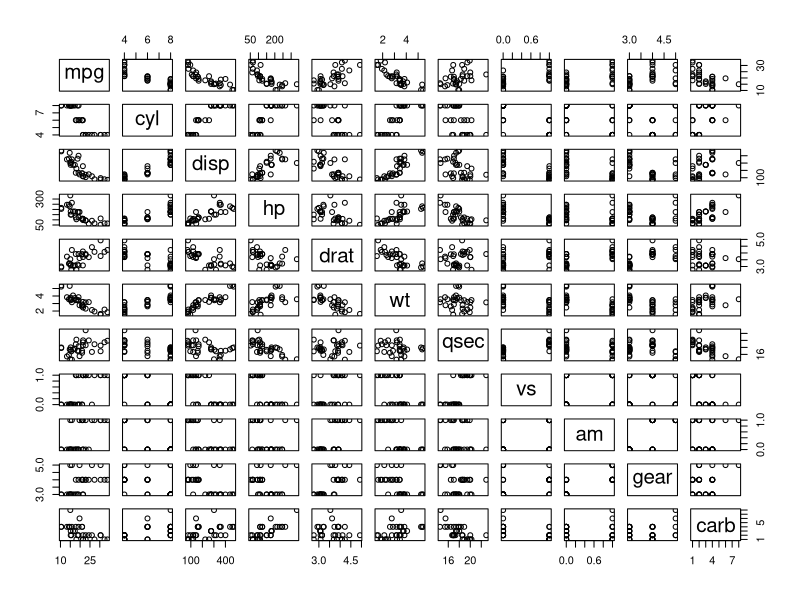
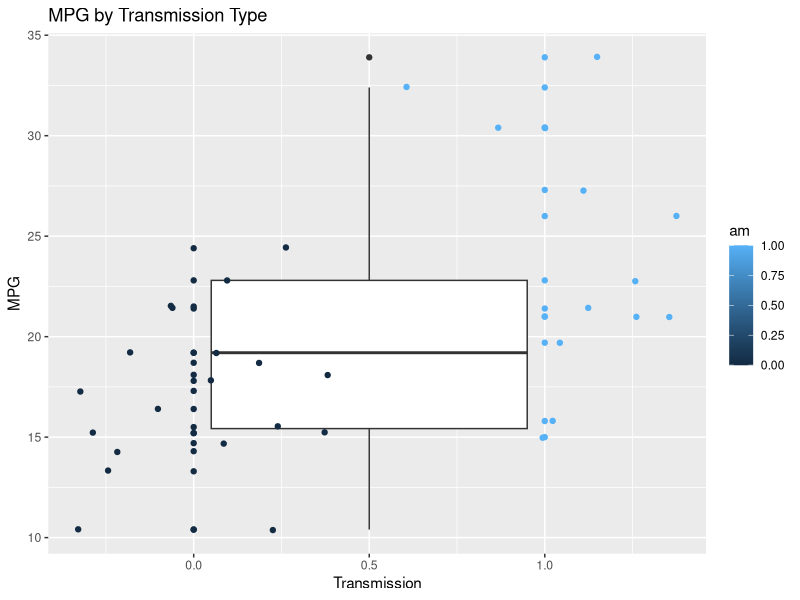
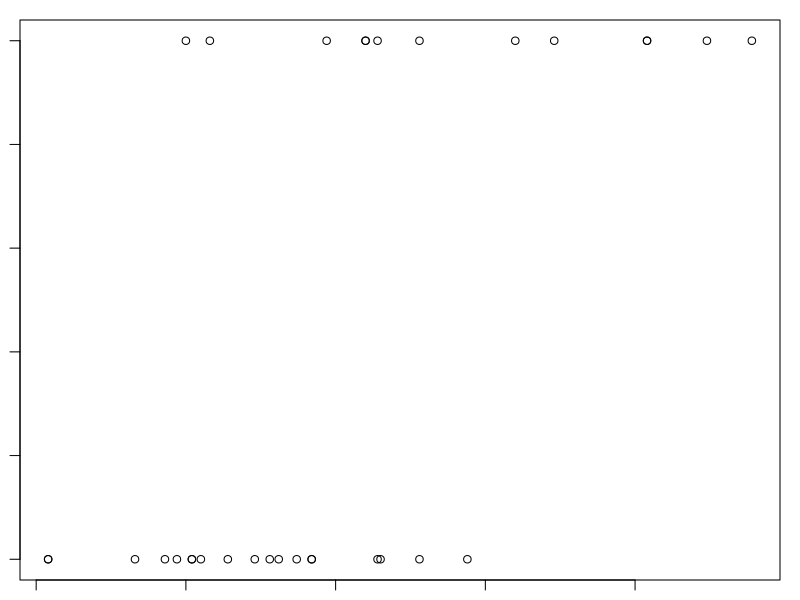
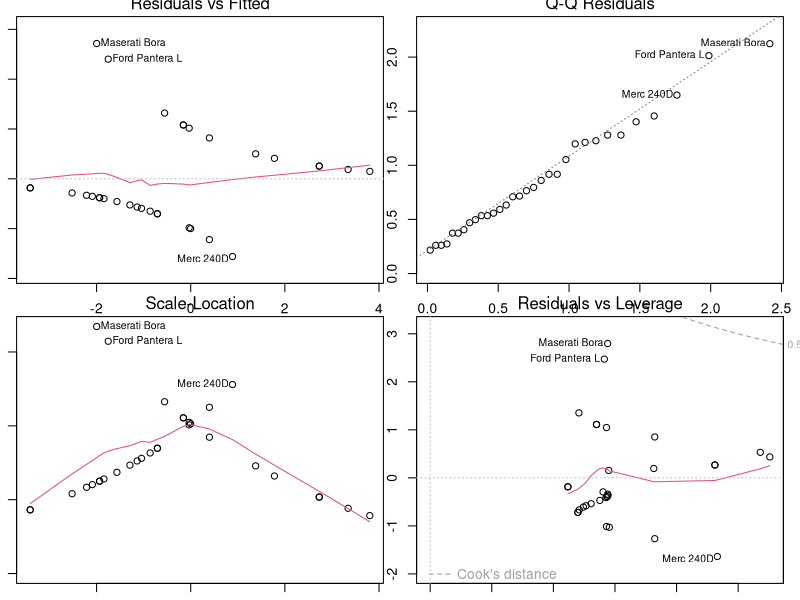

Write R code to recreate these figures, in order.
## ---- chunk 1
knitr::opts_chunk$set(echo = TRUE)
## ---- chunk 2
fit <- lm(mpg ~ am, data = mtcars)
fit$coefficients
## ---- chunk 3
fit2 <- glm(am ~ mpg, data = mtcars, family = 'binomial')
exp(fit2$coefficients)
## ---- chunk 4
pairs(mtcars)
## ---- chunk 5
library(ggplot2)
ggplot(mtcars, aes(x = am, y = mpg, group = 1, col = am)) +
        geom_boxplot() + geom_jitter() +
        geom_point() +
        ggtitle("MPG by Transmission Type") + 
        xlab("Transmission") + 
        ylab("MPG")
## ---- chunk 6
par(mar=c(1,1,1,1))
plot(mtcars$mpg, mtcars$am)
## ---- chunk 7
par(mfrow = c(2,2))
plot(fit2)
